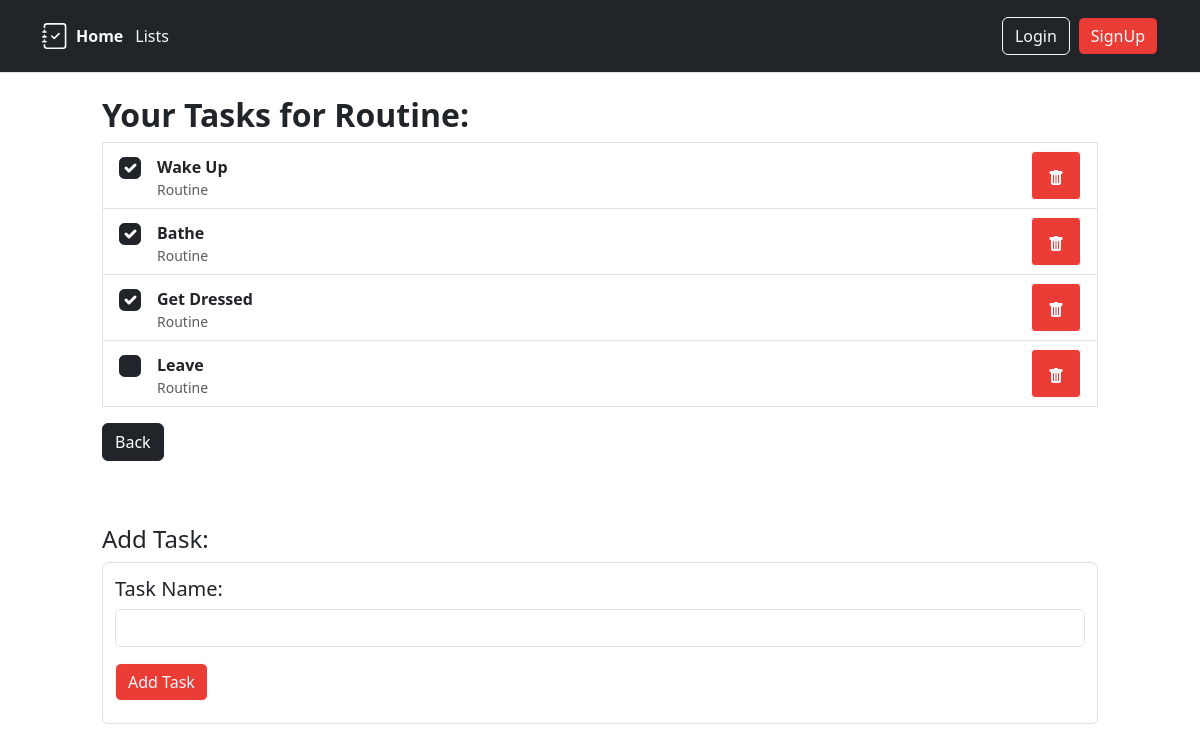
/task/5, run on the app's committed database.
### main.py (models this page shows)
class Lists(db.Model, UserMixin):
    __tablename__ = 'lists'
    id: db.Mapped[int] = db.mapped_column(primary_key=True)
    list_name = db.Column(db.String(80), nullable=False)
    tasks = db.Column(db.String(250))
    time = db.Column(db.String(20), nullable=False)
    author: db.Mapped["User"] = db.relationship(back_populates="lists")
    author_id: db.Mapped[int] = db.mapped_column(db.ForeignKey("user.id"))

### main.py (the view, shortened to what this page needs)
@app.route('/task/<id>', methods=['POST', 'GET'])
def task(id):
    tasks = ''
    new_task = ''
    task_to_delete = None
    todo_list = db.session.execute(db.select(Lists).where(Lists.id == id)).scalar()
    print(todo_list.tasks)
    if todo_list.tasks != '':
        task_list = todo_list.tasks.split('|')
    else:
        task_list = []
    print(task_list)
    return render_template('task.html', todo_list=todo_list, task_list=task_list)

### templates/task.html (shortened to what this page needs)
{% extends 'header.html' %}
{% block content %}
<div class="container pt-5 mt-5">
  <div class="px-5 mb-4 rounded-3">
    <div class="container-fluid">
      <h2 class="fw-bold">Your Tasks for {{ todo_list.list_name }}:</h2>
      <div class="list-group">
        <form id="taskForm" data-sb-form-api-token="API_TOKEN" action="{{ url_for('task', id=todo_list.id) }}" method="post">
          {% for i in range(task_list|length): %}
            {% if i % 2 == 0: %}
              <label class="list-group-item d-flex gap-3">
                <input class="form-check-input flex-shrink-0 bg-dark" name="check{{i}}" onchange="this.form.submit()" type="checkbox" style="font-size: 1.375em; border-color: #212529" {{ task_list[i] }}>
                <span class="pt-1 form-checked-content flex-grow-1">
                  <strong>{{ task_list[i+1] }}</strong>
                  <small class="d-block text-muted">{{ todo_list.list_name }}</small>
                </span>
                <button class="btn btn-outline-light ms-5 px-3 btn-sm" name="delete" value="{{i}}" type="submit" style="background-color: #ec3c36">
                </button>
              </label>
            {% endif %}
          {% endfor %}
          <a class="btn btn-dark my-3" type="button" href="/lists">Back</a>
          <p class="h4 mt-5">Add Task:</p>
          <div class="form-control">
            <label for="new_task" class="h5 my-2">Task Name:</label>
            <input type="text" class="form-control" name="new_task" id="new_task">
            <button class="btn btn-outline-light my-3" name="add" type="submit" style="background-color: #ec3c36">Add Task</button>
          </div>
        </form>
      </div>
    </div>
  </div>
</div>
{% endblock %}

### data on the page
Lists: list_name "Routine", list_name "Routine" "Routine" "Routine" "Routine"

### other printed values
{{ task_list[i+1] }} "Wake Up" "Bathe" "Get Dressed" "Leave"
